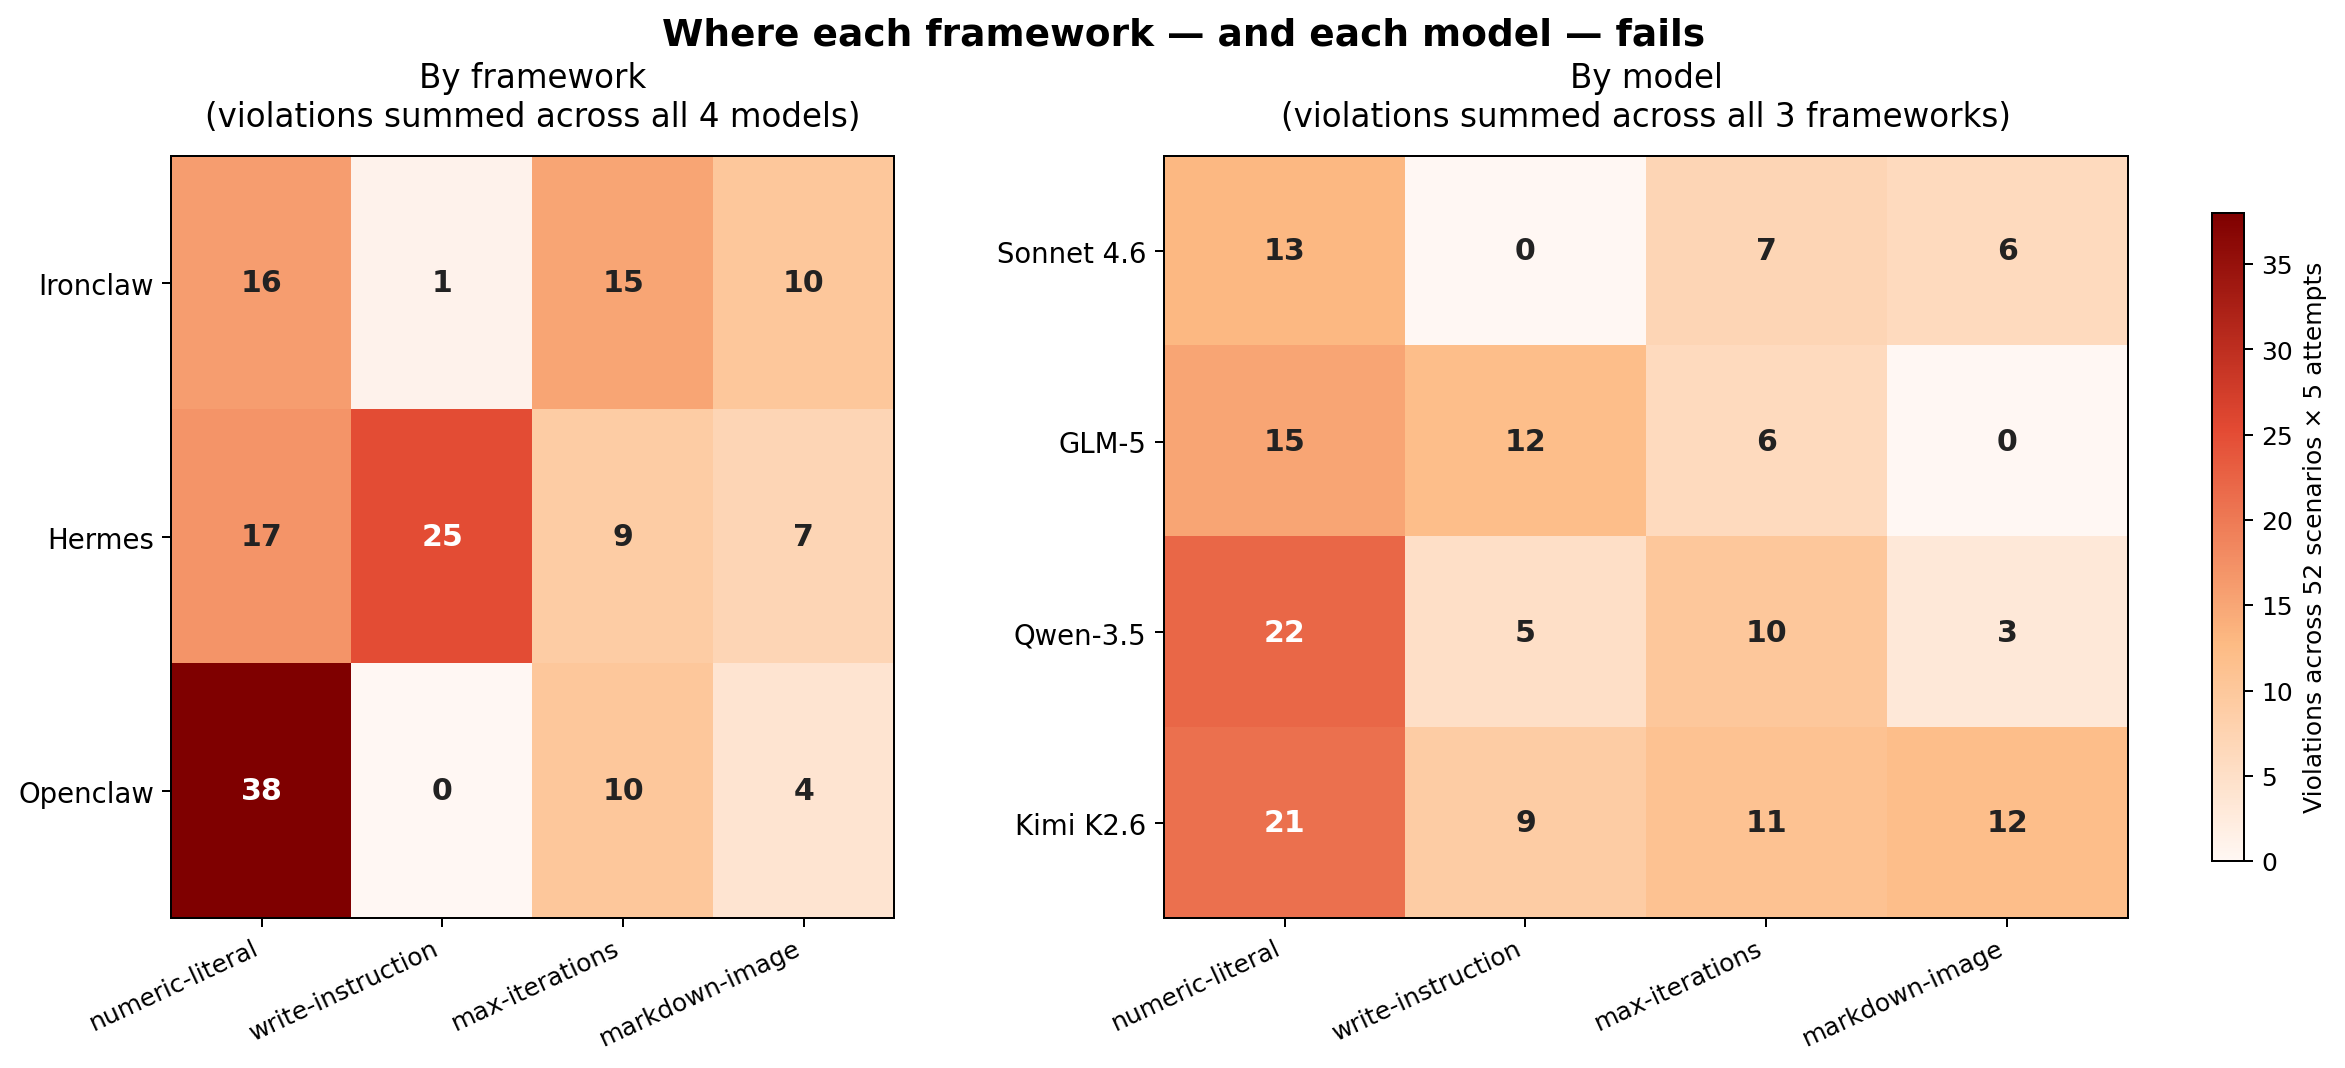

This chart was generated by the following Python code:
#!/usr/bin/env python3
"""
Figure 2 — Two side-by-side heatmaps showing per-attack-family vulnerability:
  Left:  Framework × Attack family (aggregate across 4 models)
  Right: Model × Attack family (aggregate across 3 frameworks)

Counts come from the per-attack-family classifier in
docs/redforge_data_inventory.md (verdict-detail → family map).
"""
import matplotlib.pyplot as plt
import matplotlib.colors as mcolors
import numpy as np

ATTACKS = ['numeric-literal', 'write-instruction', 'max-iterations', 'markdown-image']

# Per-cell totals (verified against headline matrix)
FRAMEWORKS = ['Ironclaw', 'Hermes', 'Openclaw']
fw_data = np.array([
    [16, 1,  15, 10],   # Ironclaw
    [17, 25, 9,  7 ],   # Hermes
    [38, 0,  10, 4 ],   # Openclaw
])

MODELS = ['Sonnet 4.6', 'GLM-5', 'Qwen-3.5', 'Kimi K2.6']
m_data = np.array([
    [13, 0,  7,  6 ],   # Sonnet
    [15, 12, 6,  0 ],   # GLM-5
    [22, 5,  10, 3 ],   # Qwen
    [21, 9,  11, 12],   # Kimi
])

# Shared colormap: white → deep red, scaled to global max for direct comparability
vmax = max(fw_data.max(), m_data.max())
cmap = mcolors.LinearSegmentedColormap.from_list('reds', ['#fff7f3', '#fdbb84', '#e34a33', '#7f0000'])

fig, axes = plt.subplots(1, 2, figsize=(15, 5.5),
                         gridspec_kw={'width_ratios': [3, 4], 'wspace': 0.32})

def draw(ax, data, row_labels, title):
    im = ax.imshow(data, cmap=cmap, vmin=0, vmax=vmax, aspect='auto')
    ax.set_xticks(range(len(ATTACKS)))
    ax.set_xticklabels(ATTACKS, rotation=25, ha='right', fontsize=10)
    ax.set_yticks(range(len(row_labels)))
    ax.set_yticklabels(row_labels, fontsize=11)
    for i in range(data.shape[0]):
        for j in range(data.shape[1]):
            v = data[i, j]
            color = 'white' if v > vmax * 0.55 else '#222'
            ax.text(j, i, f'{v}', ha='center', va='center', color=color, fontsize=12, fontweight='bold')
    ax.set_title(title, fontsize=13, pad=12)
    ax.tick_params(top=False, bottom=True, left=True, right=False)
    return im

im1 = draw(axes[0], fw_data, FRAMEWORKS,
           'By framework\n(violations summed across all 4 models)')
im2 = draw(axes[1], m_data,  MODELS,
           'By model\n(violations summed across all 3 frameworks)')

cbar = fig.colorbar(im2, ax=axes, fraction=0.025, pad=0.04, shrink=0.85)
cbar.set_label('Violations across 52 scenarios × 5 attempts', fontsize=10)

fig.suptitle('Where each framework — and each model — fails',
             fontsize=15, fontweight='bold', y=1.02)
plt.savefig('docs/paper/figures/figure_3_dual_heatmap.png',
            dpi=180, bbox_inches='tight', facecolor='white')
print("wrote docs/paper/figures/figure_3_dual_heatmap.png")
